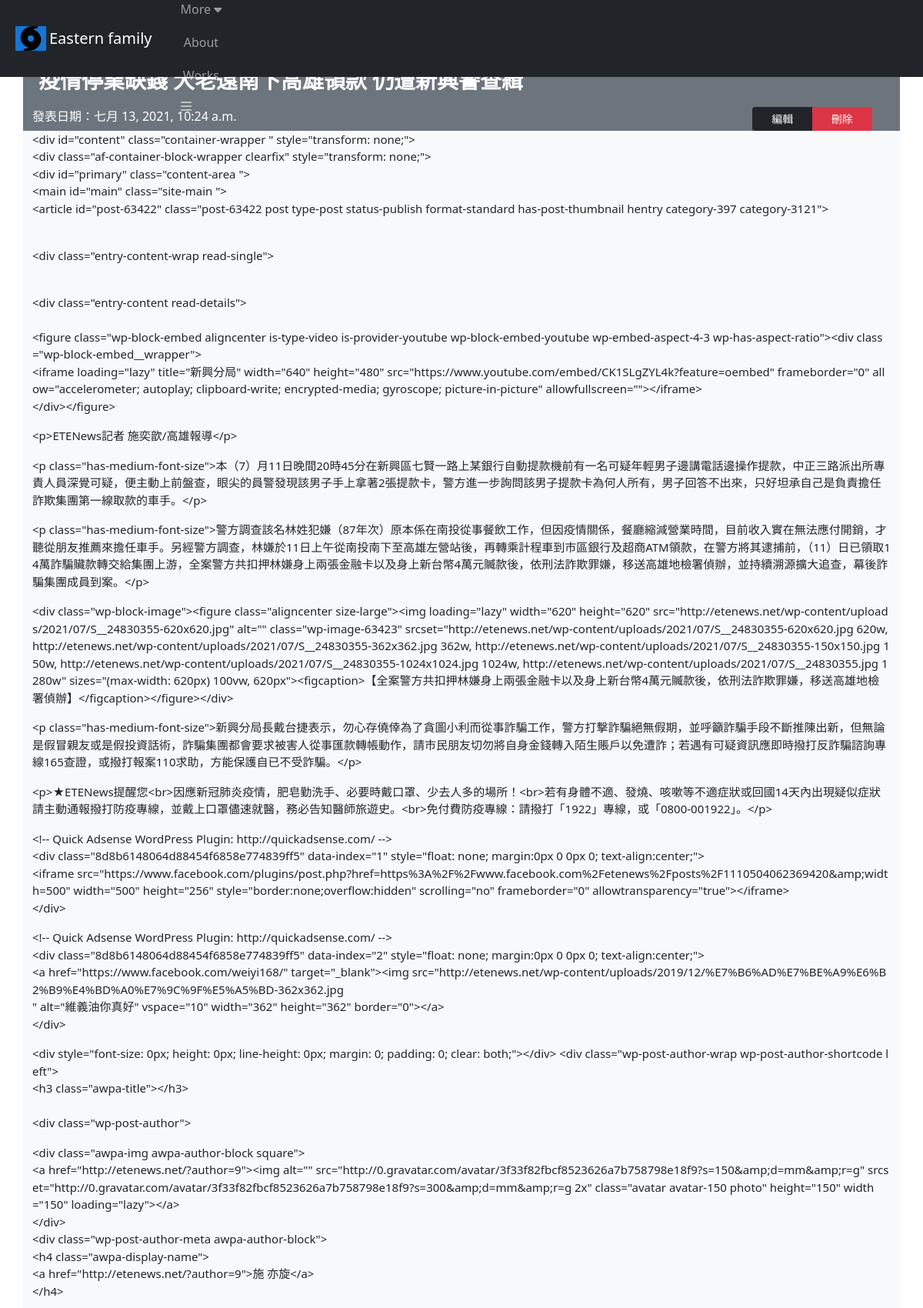
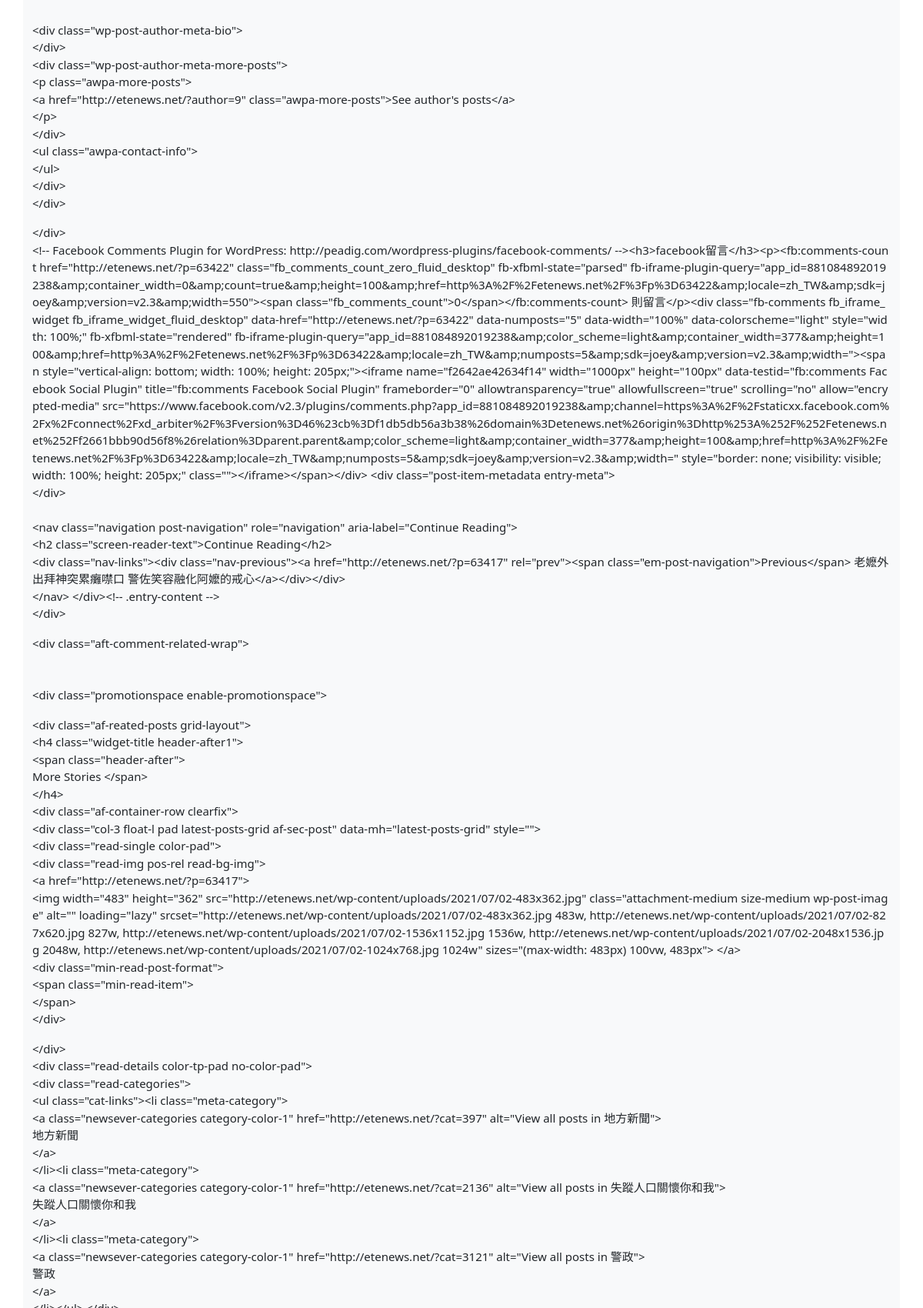
The page /show/4/ (signed in, upper part) on the database its author committed (2 pictures, top to bottom).
### mysite/models.py (models this page shows, shortened)
class Post(models.Model):
    title = models.CharField(max_length=200)
    body = RichTextField(blank=True)
    pub_date = models.DateTimeField(default=timezone.now)
    class Meta:
        ordering = ('-pub_date',)

### mysite/views.py (the view)
# urls.py: path('show/<int:id>/', views.show),
@login_required(login_url="/login/") #未登入就要求登入
def show(request, id): #文章內容
	try:
		post = Post.objects.get(id=id) #找出符合條件的第一個紀錄
	except:
		return redirect("/news")
	return render(request, "show.html", locals())

### templates/show.html (shortened to what this page needs)
﻿{% extends "base.html" %}
{% block main %}
<div class="container pt-3">
    <div class="row bg-secondary text-white align-items-center p-2">
        <div class="col-10"><h3><b> {{ post.title }}</h3></b></div>
    </div>
    <div class="row bg-secondary text-white">
        <div style="width: 80%;">發表日期：{{ post.pub_date }}</div>
        <div class="align-self-end" style="width: 20%;">
            <div class="btn-group container" role="group" aria-label="managet">
                <a href="/edit/{{ post.id }}" class="btn btn-dark btn-sm">編輯</a>
                <button type="button" class="btn btn-danger btn-sm" data-bs-toggle="modal" data-bs-target="#delModal" id="del_{{ post.id }}">刪除</button>
            </div>
        </div>
    </div>
    <div class="row bg-light">
        <div class="col displaytext">{{ post.body | linebreaks }}</div>
    </div>
</div>
{% endblock %}

### templates/menu.html (shortened to what this page needs)
{% load static %}
<nav class="navbar navbar-expand bg-dark navbar-dark fixed-top" style="max-height:100px">
    <div class="container-fluid">
        <a class="navbar-brand" href="#">
            <div class="d-flex align-items-center text-white rounded mx-2">
                <img class="d-inline-block bg-blue" src="{% static 'svg/logo.svg' %}" alt="logo" width="40" height="32">
                <div class="lh-1">
                    <span class="h5 text-white mx-1">Eastern family</span>
                </div>
            </div>
        </a>
        <div class="collapse navbar-collapse navbar-nav" id="navbarContent">
            <div class="w3-bar text-white">
                <li class="nav-item w3-dropdown-hover dropdown">
                    <button class="nav-link w3-padding btn" title="More">More <i class="fa fa-caret-down"></i></button>
                </li>
                <li class="nav-item">
                    <a href="/about" class="nav-link w3-bar-item btn botton w3-padding">About</a>
                </li>
                <li class="nav-item">
                    <a href="/photos" class="nav-link w3-bar-item btn botton w3-padding">Works</a>
                </li>
                <li class="nav-item d-flex align-items-center w3-right">
                    <a class="nav-link w3-bar-item btn botton w3-padding" data-bs-toggle="offcanvas" data-bs-target="#rOffcanvas" data-bs-toggle="tooltip" data-bs-placement="Bottom" title="MENU"><i class="fa fa-bars"></i></a>
                </li>
                <li class="nav-link w3-bar-item w3-right w3-padding">
                    {% if request.user.is_authenticated %}
                    {{ request.user.username }}
                    {% else %}
                    訪客
                    {% endif %}
                </li>
            </div>
        </div>
    </div>
</nav>

### templates/base.html (style rules this page uses)
* { box-sizing: border-box; }
html, body, h1, h2, h3, h4, h5, h6 { font-family: "Roboto", sans-serif }
h3 { font-size: 5vw; }
p { font-size: 15px; }
.bg-blue { background-color: #1575D5; }
.botton { font-size: 16px; padding: 18px 20px; margin: 1px 0.5px; border: none; background-color: #555555; color: #FFFFFF; text-align: center; opacity: 1; transition: 0.3s; cursor: pointer; }
.displaytext { word-break: break-all; word-wrap: break-word; }

### rows shown on the page
Post: title "疫情停業缺錢 大老遠南下高雄領款 仍遭新興警查緝", pub_date "七月 13, 2021, 10:24 a.m.", body "<div id=\"content\" class=\"container-wrapper \" style=\"transform: none;\"> <div class=\"af-container-block-wrapper clearfix\" style=\"transform: none;\"> <div id=\"primary\" class=\"content-area \"> <main id=\"main\" class=\"site-main \"> <article id=\"post-63422\" class=\"post-63422 post type-post status-publish format-standard has-post-thumbnail hentry category-397 category-3121\"> <div class=\"entry-content-wrap read-single\"> <div class=\"entry-content read-details\"> <figure class=\"wp-block-embed aligncenter is-type-video is-provider-youtube wp-block-embed-youtube wp-embed-aspect-4-3 wp-has-aspect-ratio\"><div class=\"wp-block-embed__wrapper\"> <iframe loading=\"lazy\" title=\"新興分局\" width=\"640\" height=\"480\"…"

### other values the page prints
{{ request.user.username }} "EastJin"
